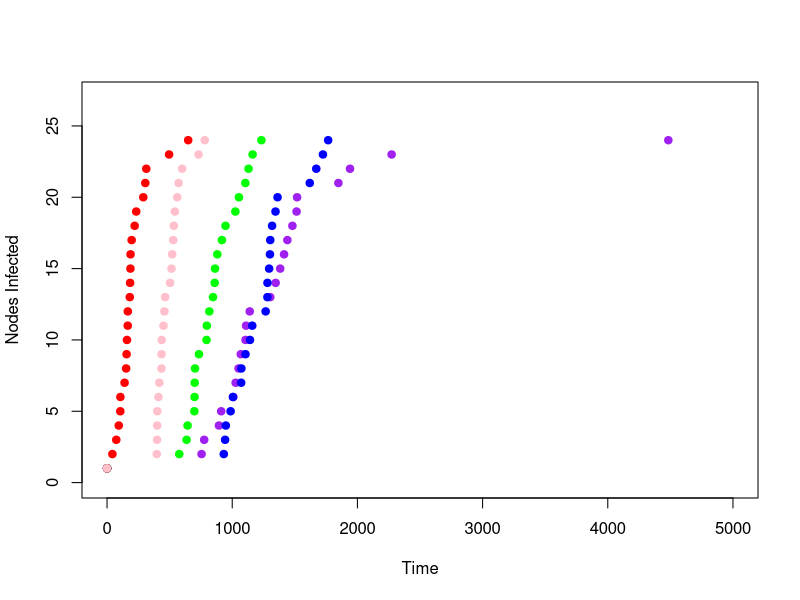
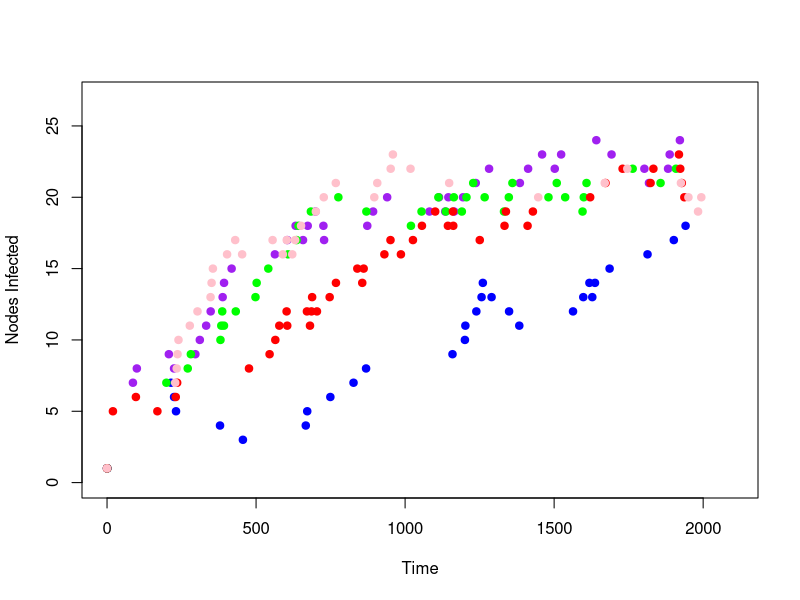
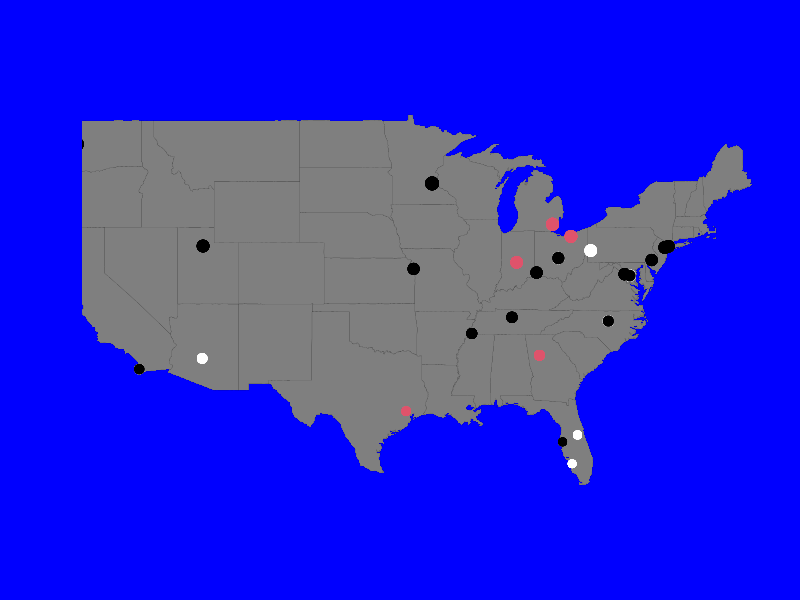
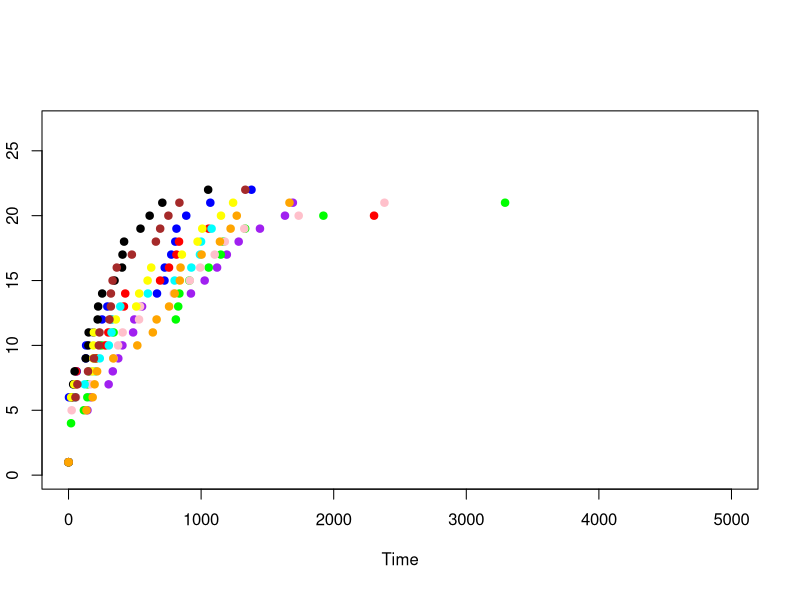
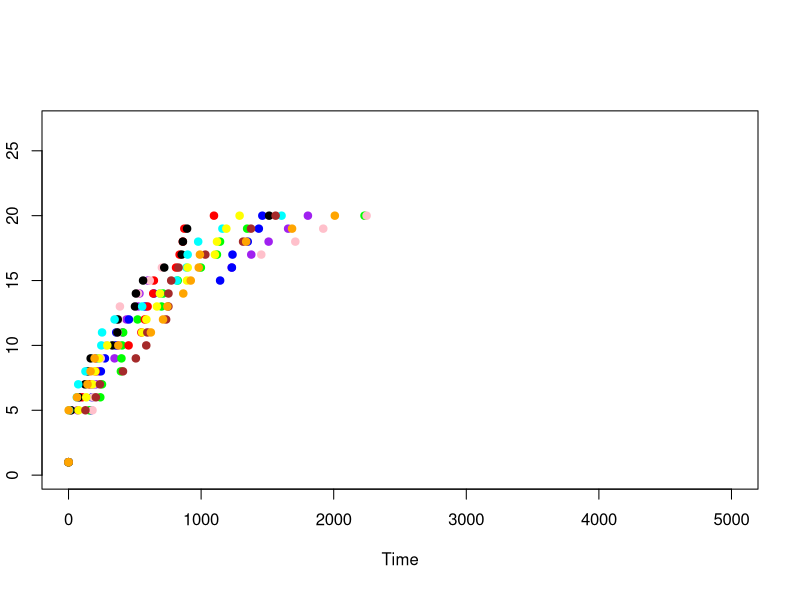

Reproduce these figures in R, in order.
## ---- chunk 1
knitr::opts_chunk$set(echo = TRUE)
library('maps'); 
library('geosphere'); 
library(igraph);
## ---- chunk 2
CTMC <- function(G, lambda) # Simulate Continuous Time Markov Chain 
{
  # Input: G (in current state), contagiousness lambda
  # Output: G (state after event), DeltaT: time interval until event
  qi <- rep(0.0, vcount(G));
  qii = 0;
  alive <- FALSE
  for (j in 1:vcount(G))
  {
    if (V(G)$state[j] == 0)
    {
      # count incoming flights from infected neighbors;
      v=0;
      for (nb in neighbors(G,V(G)[j],mode=c("in")) ) 
        if (V(G)$state[nb] ==1 ) v <- v+1;
      qi[j] <- lambda * v; # compute rate q_ij
      if (qi[j] > 0) alive <- TRUE;  # Process is still alive
    }
  }
  qii = sum(qi)  # Rate of leaving the current state i
  
  if (alive)
  {
    # Compute exponential distribution, rate qii
    DeltaT <- rexp(1,qii) 
    # Update graph, select event proportional to rate
    sumprob = 0;
    u <- runif(1);
    for (j in 1:vcount(G))
    {
      previous_sumprob = sumprob;
      if (V(G)$state[j] == 0 && qi[j] != 0)
      {sumprob = sumprob + qi[j]/qii;}
      if (previous_sumprob < u && u <= sumprob) 
        V(G)$state[j]=1;}   # vertex j gets infected
  }
  else
    DeltaT <- Inf; # Infinity; Signals that absorbing state is reached
  
  return(list(first=G, second=DeltaT))
}
## ---- chunk 3
# Load the data (adapt the pathnames)
setwd("./data") # Adapt this to your directory path
airports <- read.csv("Dataset3-Airlines-NODES.csv", header=TRUE) 
flights <- read.csv("Dataset3-Airlines-EDGES.csv", header=TRUE, 
                    as.is=TRUE)
# Select only the big airports
tab <- table(flights$Source)
big.id <- names(tab)[tab>10]
airports <- airports[airports$ID %in% big.id,]
flights  <- flights[flights$Source %in% big.id & 
                      flights$Target %in% big.id, ]
# Plot map of the USA
# In some cases this needs to be added, here: dev.off();   
# map("state", col="grey50", fill=TRUE, bg="blue", lwd=0.1)
# Plot orange edges, eavier edges will be lighter in color.
# col.1 <- adjustcolor("orange red", alpha=0.4)
# col.2 <- adjustcolor("orange", alpha=0.4)
# edge.pal <- colorRampPalette(c(col.1, col.2), alpha = TRUE)
# edge.col <- edge.pal(100)
edgelist = c();
for(i in 1:nrow(flights))  {   # Plot edges
  node1 <- airports[airports$ID == flights[i,]$Source,]
  node2 <- airports[airports$ID == flights[i,]$Target,]
  # arc <- gcIntermediate( 
  #   c(node1[1,]$longitude, 
  #     node1[1,]$latitude), 
  #   c(node2[1,]$longitude, 
  #     node2[1,]$latitude), 
  #   n=1000, addStartEnd=TRUE )
  edge.ind <- round(100*flights[i,]$Freq / max(flights$Freq))
  # lines(arc, col=edge.col[edge.ind], lwd=edge.ind/30)
}  
# ... now start simulation 
colors <- c('purple', 'blue', 'green', 'red', 'pink')
plot(1, xlab="Time", ylab="Nodes Infected", xlim=c(0,5000), ylim=c(0,nrow(airports)))
for (r in 1:5) {
  set.seed(r)
  # initialize edges
  for(i in 1:nrow(flights)) {   
    i1 <- which(airports$ID == flights[i,]$Source)
    i2 <- which(airports$ID == flights[i,]$Target)
    edgelist <- c(edgelist, i1); edgelist <- c(edgelist, i2);}
  G <- graph(edgelist);
  
  # start the simulator from initial state (1st node infected)
  Time = 0; 
  V(G)$state <- 
    c(1,0,0, 0,0,0, 0,0,0,
      0,0,0, 0,0,0, 0,0,0,
      0,0,0, 0,0,0, 0,0,0)
  DeltaT = 0
  points(x=0, y=1, pch=19, col=colors[r])
  while (Time < 20000 & DeltaT != Inf) {
    L <-CTMC(G,0.001); # simulate next event, lambda=0.001
    DeltaT <- L$second; 
    G <- L$first;
    if (DeltaT != Inf)
    {
      Time = Time + DeltaT;
      InfectedNodes <- sum(V(G)$state)
      points(x=Time, y=InfectedNodes, pch=19, col=colors[r])
    } 
  };
  cat('Total Time:', Time, '\n')
}
## ---- chunk 4
CTMC_SIS <- function(G, lambda) # Continuous Time Markov Chain
{
  # Input: G (in current state), contagiousness lambda
  # Output: G (state after event), DeltaT: holding time
  qi <- rep(0.0, vcount(G));
  qii = 0;
  alive <- FALSE
  for (j in 1:vcount(G))
  {
    if (V(G)$state[j] == 0)
    {
      # count incoming edges from infected neighbors;
      v=0;
      for (nb in neighbors(G,V(G)[j],mode=c("in")) )
        if (V(G)$state[nb] ==1 ) v <- v+1;
        qi[j] <- lambda * v; # compute rate q_ij
        if (qi[j] > 0) alive <- TRUE;# Process is still alive
    }
    else if (V(G)$state[j] == 1)
    {
      qi[j] = 50.0 * lambda / airports$Visits[j];
      if (qi[j] > 0) alive <- TRUE;# Process is still alive
    }
    
    #    else if (V(G)$state[j] == 1)
    # {
    #     qi[j] <- 50.0*lambda/airports$Visits[j]; # rate q_ij
    #     if (qi[j] > 0) alive <- TRUE;# Process is still alive
    # }
  }
  qii = sum(qi);# Rate of leaving the current state i
  
  
  if (alive)
  {
    # Compute exponential distribution, rate qii
    DeltaT <- rexp(1,qii)
    # Update graph, select event proportional to rate
    sumprob = 0;
    u <- runif(1);
    for (j in 1:vcount(G))
    {
      previous_sumprob = sumprob;
      if (qi[j] != 0)
      {sumprob = sumprob + qi[j]/qii;}
      
      if (previous_sumprob < u && u <= sumprob)
        {if (V(G)$state[j] == 0)
          {V(G)$state[j]=1;}
        else
          {V(G)$state[j]=0;}
        }
    }
  }
  else
    DeltaT <- Inf; # Infinity; Absorbing state is reached
  
  return(list(first=G, second=DeltaT))
}

# ... now start simulation 
colors <- c('purple', 'blue', 'green', 'red', 'pink')
plot(1, xlab="Time", ylab="Nodes Infected", xlim=c(0,2100), ylim=c(0,nrow(airports)))
for (r in 1:5) {
  set.seed(r)
  # initialize edges
  edgelist = c();
  for(i in 1:nrow(flights)) {   
    i1 <- which(airports$ID == flights[i,]$Source)
    i2 <- which(airports$ID == flights[i,]$Target)
    edgelist <- c(edgelist, i1); edgelist <- c(edgelist, i2);}
  G <- graph(edgelist);
  
  # start the simulator from initial state 
  Time = 0; 
  V(G)$state <- c(1,1,1, 1,1,1, 0,0,0, 0,0,0, 0,0,0, 0,0,0, 0,0,0, 0,0,0, 0,0,0)
    
  DeltaT = 0
  points(x=0, y=1, pch=19, col=colors[r])
  while (Time <= 2000 & DeltaT != Inf) {
    L <-CTMC_SIS(G,0.001); # simulate next event, lambda=0.001
    DeltaT <- L$second; 
    G <- L$first;
    if (DeltaT != Inf)
    {
      Time = Time + DeltaT;
      if (Time <= 2000)
      {
        InfectedNodes <- sum(V(G)$state)
        points(x=Time, y=InfectedNodes, pch=19, col=colors[r])
      } 
    }
  
  };
  cat('Total Time:', Time, '\n')
}

## ---- chunk 5

# Plot map of the USA
# In some cases this needs to be added, here: dev.off();   
map("state", col="grey50", fill=TRUE, bg="blue", lwd=0.1)
# Plot orange edges, eavier edges will be lighter in color.
# col.1 <- adjustcolor("orange red", alpha=0.4)
# col.2 <- adjustcolor("orange", alpha=0.4)
# edge.pal <- colorRampPalette(c(col.1, col.2), alpha = TRUE)
# edge.col <- edge.pal(100)
edgelist = c();
for(i in 1:nrow(flights)) {   # Plot edges
  node1 <- airports[airports$ID == flights[i,]$Source,]
  node2 <- airports[airports$ID == flights[i,]$Target,]
  # arc <- gcIntermediate( 
  #   c(node1[1,]$longitude, 
  #     node1[1,]$latitude), 
  #   c(node2[1,]$longitude, 
  #     node2[1,]$latitude), 
  #   n=1000, addStartEnd=TRUE )
  #edge.ind <- round(100*flights[i,]$Freq / max(flights$Freq))
  # lines(arc, col=edge.col[edge.ind], lwd=edge.ind/30)
}  

# ... now start simulation 
# initialize edges
edgelist = c();
for(i in 1:nrow(flights)) {
  i1 <- which(airports$ID == flights[i,]$Source)
  i2 <- which(airports$ID == flights[i,]$Target)
  edgelist <- c(edgelist, i1); edgelist <- c(edgelist, i2);
}
G <- graph(edgelist);
# start the simulator from initial state 
Time = 0;
V(G)$state <-
  c(1,2,2, 2,2,2, 0,0,0,
  0,0,0, 0,0,0, 0,0,0,
  0,0,0, 0,0,0, 0,0,0)
DeltaT = 0
while (Time <= 20000 & DeltaT != Inf) {
  L <-CTMC(G,0.001); # simulate next event, lambda=0.001
  DeltaT <- L$second;
  if (DeltaT != Inf) {
    Time = Time + DeltaT;
    if (Time <= 20000) {
      #Sys.sleep(Time/300.0); # Wait for a time that is proportional
      G<- L$first;
      # Plot airports on map
      points(x=airports$longitude,
        y=airports$latitude, pch=19,
        cex=airports$Visits/80, col=V(G)$state)
    }
  }
}
cat('Total Time:', Time, '\n')
## ---- chunk 6

# ... now start simulation 
colors <- c('purple', 'blue', 'green', 'red', 'pink','black','cyan','yellow','brown','orange')
plot(1, xlab="Time", ylab="Infected Nodes", xlim=c(0,5000), ylim=c(0,nrow(airports)))
for (r in 1:10) {
  set.seed(r)
  # initialize edges
  edgelist = c();
  for(i in 1:nrow(flights)) {
    i1 <- which(airports$ID == flights[i,]$Source)
    i2 <- which(airports$ID == flights[i,]$Target)
    edgelist <- c(edgelist, i1); edgelist <- c(edgelist, i2)
  }
  G <- graph(edgelist);
  # start the simulator from initial state 
  Time = 0;
  V(G)$state <- c(1,0,0,0,0,1,0,0,0,1,0,0,1,0,0,0,0,0,0,0,0,0,0,0,0,1,0)
  V(G)$state[sample(2:27, 4, replace=F)]=2
  DeltaT = 0
  points(x=0, y=1, pch=19, col=colors[r])
  while (Time <= 5000 & DeltaT != Inf) {
    L <-CTMC(G,0.001); # simulate next event, lambda=0.001
    DeltaT <- L$second; 
    G <- L$first;
    if (DeltaT != Inf)
    {
      Time = Time + DeltaT;
      if (Time <= 5000)
      {
        InfectedNodes <- sum(V(G)$state == 1)
        points(x=Time, y=InfectedNodes, pch=19, col=colors[r])
      } 
    }
    
  };
  cat('Total Time:', Time, '\n')
}
## ---- chunk 7

# ... now start simulation 
colors <- c('purple', 'blue', 'green', 'red', 'pink','black','cyan','yellow','brown','orange')
plot(1, xlab="Time", ylab="Infected Nodes", xlim=c(0,5000), ylim=c(0,nrow(airports)))
for (r in 1:10) {
  set.seed(r)
  # initialize edges
  edgelist = c();
  for(i in 1:nrow(flights)) {
    i1 <- which(airports$ID == flights[i,]$Source)
    i2 <- which(airports$ID == flights[i,]$Target)
    edgelist <- c(edgelist, i1); edgelist <- c(edgelist, i2)
  }
  G <- graph(edgelist);
  # start the simulator from initial state 
  Time = 0;
  V(G)$state <- c(1,0,0,0,0,1,0,0,0,1,0,0,1,0,0,0,0,0,0,0,0,0,0,0,0,1,0)
  
  # find 4 highest degree nodes
  degree_list <- c(degree(G))
  degree_list = sort(degree_list,decreasing = TRUE, index.return=TRUE );
  for (i in 1:4)
  {
    V(G)$state[degree_list$ix[i]] <- 2
  }

  DeltaT = 0
  points(x=0, y=1, pch=19, col=colors[r])
  while (Time <= 5000 & DeltaT != Inf) {
    L <-CTMC(G,0.001); # simulate next event, lambda=0.001
    DeltaT <- L$second;
    G <- L$first;
    if (DeltaT != Inf)
    {
      Time = Time + DeltaT;
      if (Time <= 5000)
      {
        InfectedNodes <- sum(V(G)$state == 1)
        points(x=Time, y=InfectedNodes, pch=19, col=colors[r])
      }
    }

  };
  cat('Total Time:', Time, '\n')
}
